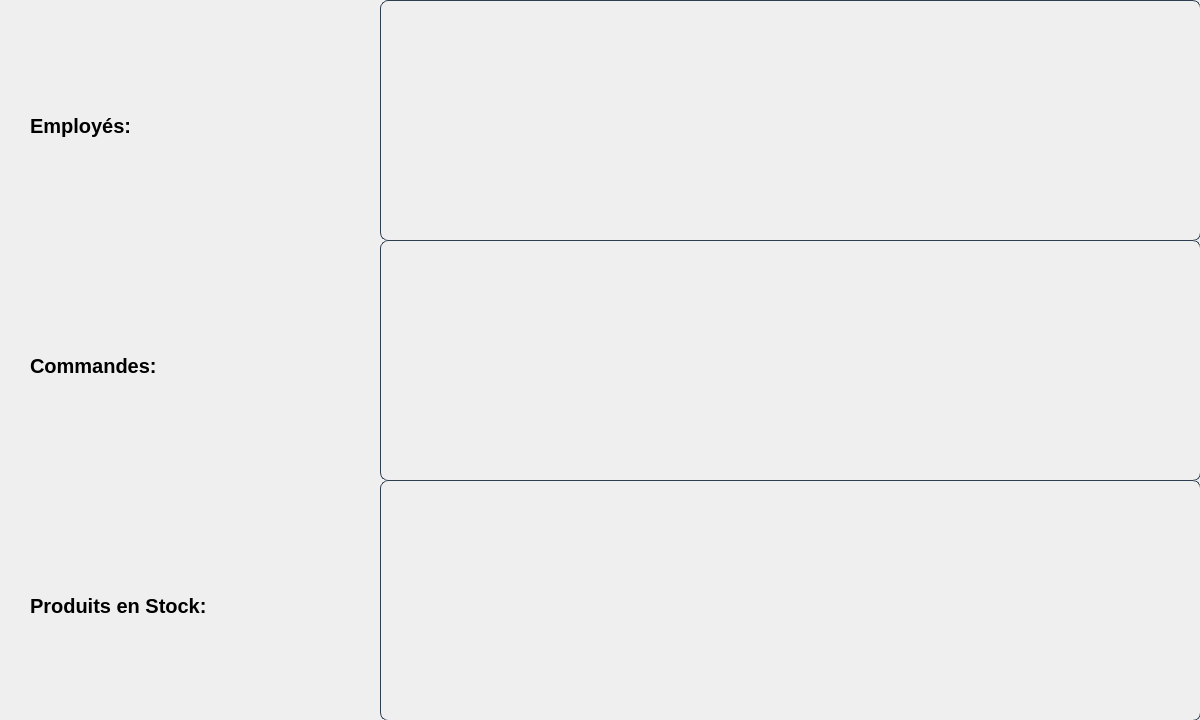
<?xml version="1.0" encoding="UTF-8"?>
<ui version="4.0">
 <class>Overview</class>
 <widget class="QWidget" name="Overview">
  <property name="geometry">
   <rect>
    <x>0</x>
    <y>0</y>
    <width>1200</width>
    <height>720</height>
   </rect>
  </property>
  <property name="windowTitle">
   <string>Express Delivery</string>
  </property>
  <property name="styleSheet">
   <string notr="true">QLabel{
   font-size:20px;
}

QGroupBox{
   border:none;
}

QTextBrowser
 {
    font-size: 30px;
    background-color: transparent;
    color: #2c3e50;
    border: none;
    border-radius: 8px;
    cursor: pointer;
    transition: background-color 0.3s;
}
QTextBrowser:hover {
    background-color: #2980b9;
}

QTableView {
    background-color: transparent;
    color: #2c3e50;
    border: 1px solid #2c3e50; 
    border-radius: 8px;
}
</string>
  </property>
  <widget class="QGroupBox" name="EmployeeBox">
   <property name="geometry">
    <rect>
     <x>0</x>
     <y>0</y>
     <width>1280</width>
     <height>240</height>
    </rect>
   </property>
   <property name="title">
    <string/>
   </property>
   <widget class="QLabel" name="EmployeeLabel">
    <property name="geometry">
     <rect>
      <x>30</x>
      <y>90</y>
      <width>191</width>
      <height>71</height>
     </rect>
    </property>
    <property name="font">
     <font>
      <family>System</family>
      <pointsize>-1</pointsize>
      <bold>true</bold>
     </font>
    </property>
    <property name="text">
     <string>Employés:</string>
    </property>
   </widget>
   <widget class="QTextBrowser" name="EmployeNumber">
    <property name="geometry">
     <rect>
      <x>230</x>
      <y>90</y>
      <width>91</width>
      <height>91</height>
     </rect>
    </property>
   </widget>
   <widget class="QTableView" name="EmployeeTable">
    <property name="geometry">
     <rect>
      <x>380</x>
      <y>0</y>
      <width>821</width>
      <height>241</height>
     </rect>
    </property>
   </widget>
  </widget>
  <widget class="QGroupBox" name="EmployeeBox_2">
   <property name="geometry">
    <rect>
     <x>0</x>
     <y>240</y>
     <width>1280</width>
     <height>240</height>
    </rect>
   </property>
   <property name="title">
    <string/>
   </property>
   <widget class="QTableView" name="DeliveryTable">
    <property name="geometry">
     <rect>
      <x>380</x>
      <y>0</y>
      <width>821</width>
      <height>241</height>
     </rect>
    </property>
   </widget>
   <widget class="QLabel" name="DeliveryLabel">
    <property name="geometry">
     <rect>
      <x>30</x>
      <y>90</y>
      <width>191</width>
      <height>71</height>
     </rect>
    </property>
    <property name="font">
     <font>
      <family>System</family>
      <pointsize>-1</pointsize>
      <bold>true</bold>
     </font>
    </property>
    <property name="text">
     <string>Commandes:</string>
    </property>
   </widget>
   <widget class="QTextBrowser" name="DeliveryNumber">
    <property name="geometry">
     <rect>
      <x>230</x>
      <y>90</y>
      <width>91</width>
      <height>91</height>
     </rect>
    </property>
   </widget>
  </widget>
  <widget class="QGroupBox" name="EmployeeBox_3">
   <property name="geometry">
    <rect>
     <x>0</x>
     <y>480</y>
     <width>1280</width>
     <height>240</height>
    </rect>
   </property>
   <property name="title">
    <string/>
   </property>
   <widget class="QLabel" name="ProductLabel">
    <property name="geometry">
     <rect>
      <x>30</x>
      <y>90</y>
      <width>191</width>
      <height>71</height>
     </rect>
    </property>
    <property name="font">
     <font>
      <family>System</family>
      <pointsize>-1</pointsize>
      <bold>true</bold>
     </font>
    </property>
    <property name="text">
     <string>Produits en Stock:</string>
    </property>
   </widget>
   <widget class="QTableView" name="ProductTable">
    <property name="geometry">
     <rect>
      <x>380</x>
      <y>0</y>
      <width>821</width>
      <height>241</height>
     </rect>
    </property>
   </widget>
   <widget class="QTextBrowser" name="ProductNumber">
    <property name="geometry">
     <rect>
      <x>230</x>
      <y>90</y>
      <width>91</width>
      <height>91</height>
     </rect>
    </property>
   </widget>
  </widget>
 </widget>
 <resources/>
 <connections/>
</ui>
